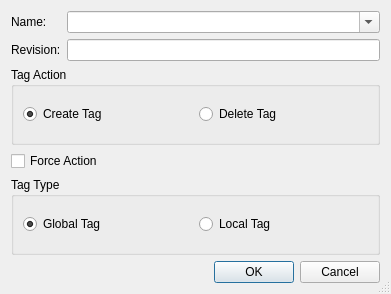
<?xml version="1.0" encoding="UTF-8"?>
<ui version="4.0">
 <class>HgTagDialog</class>
 <widget class="QDialog" name="HgTagDialog">
  <property name="geometry">
   <rect>
    <x>0</x>
    <y>0</y>
    <width>391</width>
    <height>294</height>
   </rect>
  </property>
  <property name="windowTitle">
   <string>Mercurial Tag</string>
  </property>
  <property name="sizeGripEnabled">
   <bool>true</bool>
  </property>
  <layout class="QGridLayout" name="gridLayout">
   <item row="0" column="0">
    <widget class="QLabel" name="TextLabel1">
     <property name="text">
      <string>Name:</string>
     </property>
    </widget>
   </item>
   <item row="0" column="1">
    <widget class="QComboBox" name="tagCombo">
     <property name="sizePolicy">
      <sizepolicy hsizetype="Expanding" vsizetype="Fixed">
       <horstretch>0</horstretch>
       <verstretch>0</verstretch>
      </sizepolicy>
     </property>
     <property name="toolTip">
      <string>Enter the name of the tag</string>
     </property>
     <property name="whatsThis">
      <string>&lt;b&gt;Tag Name&lt;/b&gt;
&lt;p&gt;Enter the name of the tag to be created, moved or deleted.&lt;/p&gt;</string>
     </property>
     <property name="editable">
      <bool>true</bool>
     </property>
     <property name="duplicatesEnabled">
      <bool>false</bool>
     </property>
    </widget>
   </item>
   <item row="1" column="0">
    <widget class="QLabel" name="label">
     <property name="text">
      <string>Revision:</string>
     </property>
    </widget>
   </item>
   <item row="1" column="1">
    <widget class="QLineEdit" name="revisionEdit">
     <property name="toolTip">
      <string>Enter a revision to set a tag for</string>
     </property>
    </widget>
   </item>
   <item row="2" column="0" colspan="2">
    <widget class="QGroupBox" name="tagActionGroup">
     <property name="title">
      <string>Tag Action</string>
     </property>
     <layout class="QHBoxLayout" name="horizontalLayout_2">
      <item>
       <widget class="QRadioButton" name="createTagButton">
        <property name="toolTip">
         <string>Select to create a tag</string>
        </property>
        <property name="whatsThis">
         <string>&lt;b&gt;Create Tag&lt;/b&gt;
&lt;p&gt;Select this entry in order to create a tag.&lt;/p&gt;</string>
        </property>
        <property name="text">
         <string>Create Tag</string>
        </property>
        <property name="checked">
         <bool>true</bool>
        </property>
       </widget>
      </item>
      <item>
       <widget class="QRadioButton" name="deleteTagButton">
        <property name="toolTip">
         <string>Select to delete a tag</string>
        </property>
        <property name="whatsThis">
         <string>&lt;b&gt;Delete Tag&lt;/b&gt;
&lt;p&gt;Select this entry in order to delete the selected tag.&lt;/p&gt;</string>
        </property>
        <property name="text">
         <string>Delete Tag</string>
        </property>
       </widget>
      </item>
     </layout>
    </widget>
   </item>
   <item row="3" column="0" colspan="2">
    <widget class="QCheckBox" name="forceCheckBox">
     <property name="toolTip">
      <string>Select to enforce the selected action</string>
     </property>
     <property name="text">
      <string>Force Action</string>
     </property>
    </widget>
   </item>
   <item row="4" column="0" colspan="2">
    <widget class="QGroupBox" name="tagTypeGroup">
     <property name="title">
      <string>Tag Type</string>
     </property>
     <layout class="QHBoxLayout" name="horizontalLayout">
      <item>
       <widget class="QRadioButton" name="globalTagButton">
        <property name="toolTip">
         <string>Select to create/delete a global tag</string>
        </property>
        <property name="text">
         <string>Global Tag</string>
        </property>
        <property name="checked">
         <bool>true</bool>
        </property>
       </widget>
      </item>
      <item>
       <widget class="QRadioButton" name="localTagButton">
        <property name="toolTip">
         <string>Select to create/delete a local tag</string>
        </property>
        <property name="text">
         <string>Local Tag</string>
        </property>
       </widget>
      </item>
     </layout>
    </widget>
   </item>
   <item row="5" column="0" colspan="2">
    <widget class="QDialogButtonBox" name="buttonBox">
     <property name="orientation">
      <enum>Qt::Horizontal</enum>
     </property>
     <property name="standardButtons">
      <set>QDialogButtonBox::Cancel|QDialogButtonBox::Ok</set>
     </property>
    </widget>
   </item>
  </layout>
 </widget>
 <pixmapfunction>qPixmapFromMimeSource</pixmapfunction>
 <tabstops>
  <tabstop>tagCombo</tabstop>
  <tabstop>revisionEdit</tabstop>
  <tabstop>createTagButton</tabstop>
  <tabstop>deleteTagButton</tabstop>
  <tabstop>forceCheckBox</tabstop>
  <tabstop>globalTagButton</tabstop>
  <tabstop>localTagButton</tabstop>
 </tabstops>
 <resources/>
 <connections>
  <connection>
   <sender>buttonBox</sender>
   <signal>accepted()</signal>
   <receiver>HgTagDialog</receiver>
   <slot>accept()</slot>
   <hints>
    <hint type="sourcelabel">
     <x>94</x>
     <y>226</y>
    </hint>
    <hint type="destinationlabel">
     <x>25</x>
     <y>214</y>
    </hint>
   </hints>
  </connection>
  <connection>
   <sender>buttonBox</sender>
   <signal>rejected()</signal>
   <receiver>HgTagDialog</receiver>
   <slot>reject()</slot>
   <hints>
    <hint type="sourcelabel">
     <x>131</x>
     <y>226</y>
    </hint>
    <hint type="destinationlabel">
     <x>128</x>
     <y>210</y>
    </hint>
   </hints>
  </connection>
  <connection>
   <sender>deleteTagButton</sender>
   <signal>toggled(bool)</signal>
   <receiver>revisionEdit</receiver>
   <slot>setDisabled(bool)</slot>
   <hints>
    <hint type="sourcelabel">
     <x>145</x>
     <y>164</y>
    </hint>
    <hint type="destinationlabel">
     <x>137</x>
     <y>49</y>
    </hint>
   </hints>
  </connection>
 </connections>
</ui>
